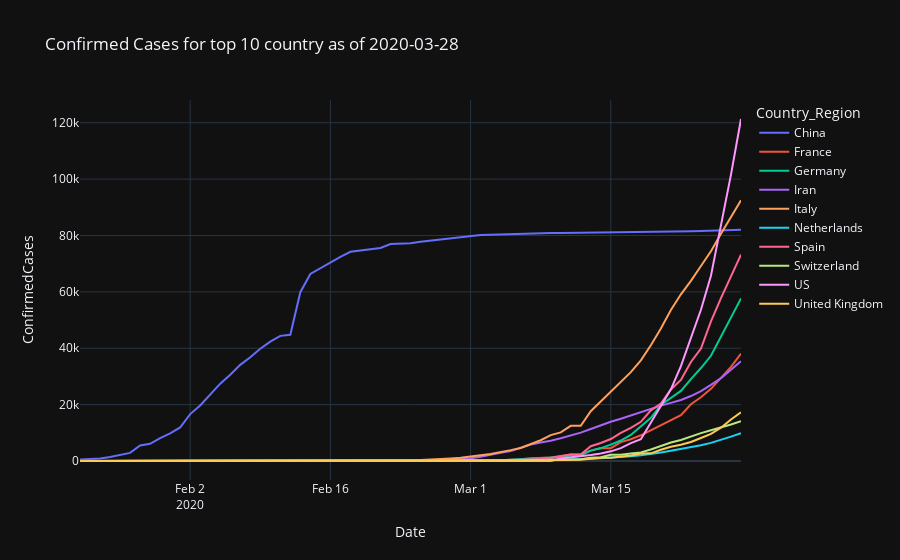

Notebook source saved alongside this figure:
### Code cell
# lets check top 10 countries

top10_countries = top_country_df.sort_values('ConfirmedCases', ascending=False).iloc[:10]['Country_Region'].unique()
top10_countries_df = country_df[country_df['Country_Region'].isin(top10_countries)]
fig = px.line(top10_countries_df,
              x='Date', y='ConfirmedCases', color='Country_Region',
              title=f'Confirmed Cases for top 10 country as of {target_date}')
fig.show()
